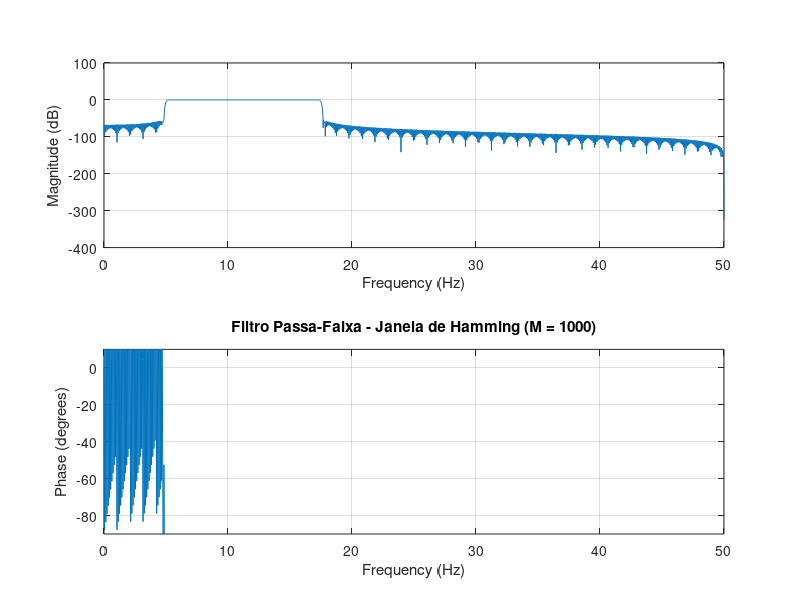
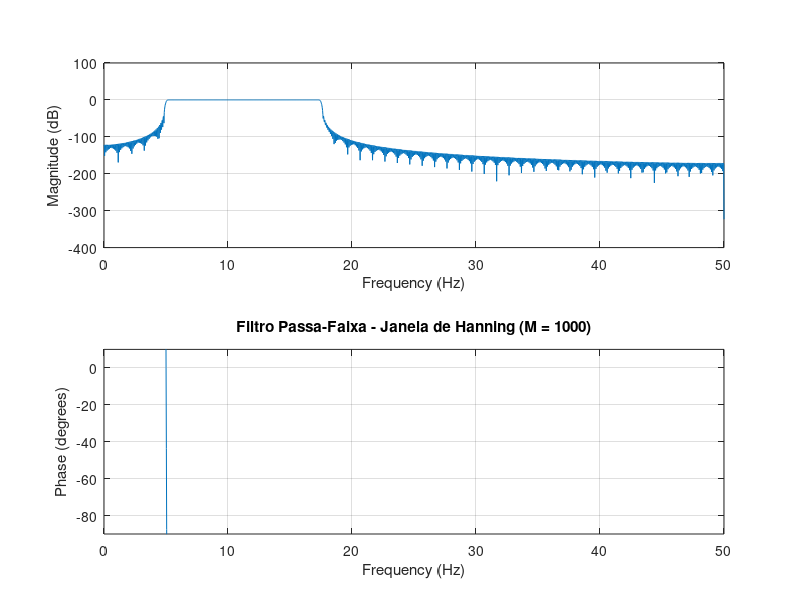
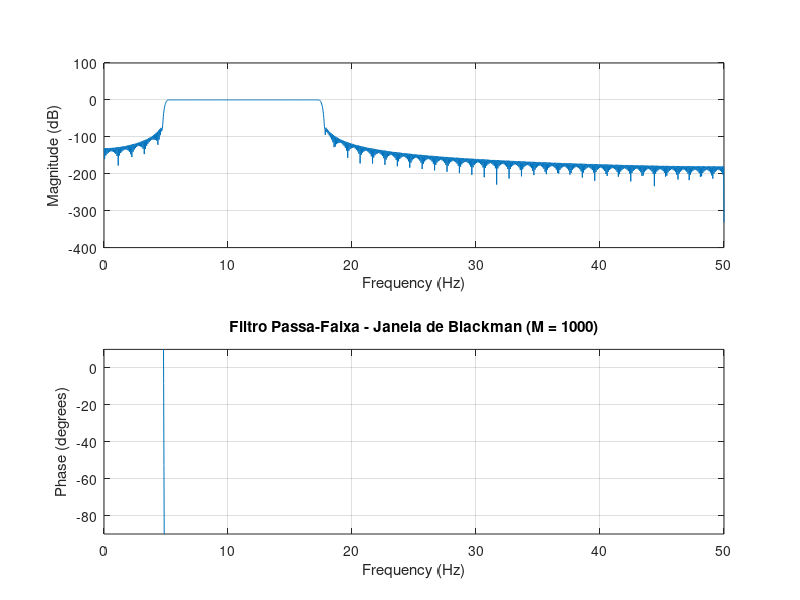

MATLAB code for these plots, in order:
clc; clear; close all;

Omega_c1 = 10;
Omega_c2 = 35;
Omega_s = 100;

wc1 = (Omega_c1/Omega_s)*pi;
wc2 = (Omega_c2/Omega_s)*pi;

M = 1000;
n = 0:M-1;
alpha = (M-1)/2;

hd = (sin(wc2*(n - alpha)) - sin(wc1*(n - alpha))) ./ (pi*(n - alpha));
hd(n == alpha) = (wc2 - wc1)/pi;

w_hamming = hamming(M)';
w_hanning = hanning(M)';
w_blackman = blackman(M)';

h_hamming = hd .* w_hamming;
h_hanning = hd .* w_hanning;
h_blackman = hd .* w_blackman;

figure;
freqz(h_hamming, 1, 1024, Omega_s);
axis([0 Omega_s/2 -90 10]);
title('Filtro Passa-Faixa - Janela de Hamming (M = 1000)');

figure;
freqz(h_hanning, 1, 1024, Omega_s);
axis([0 Omega_s/2 -90 10]);
title('Filtro Passa-Faixa - Janela de Hanning (M = 1000)');

figure;
freqz(h_blackman, 1, 1024, Omega_s);
axis([0 Omega_s/2 -90 10]);
title('Filtro Passa-Faixa - Janela de Blackman (M = 1000)');